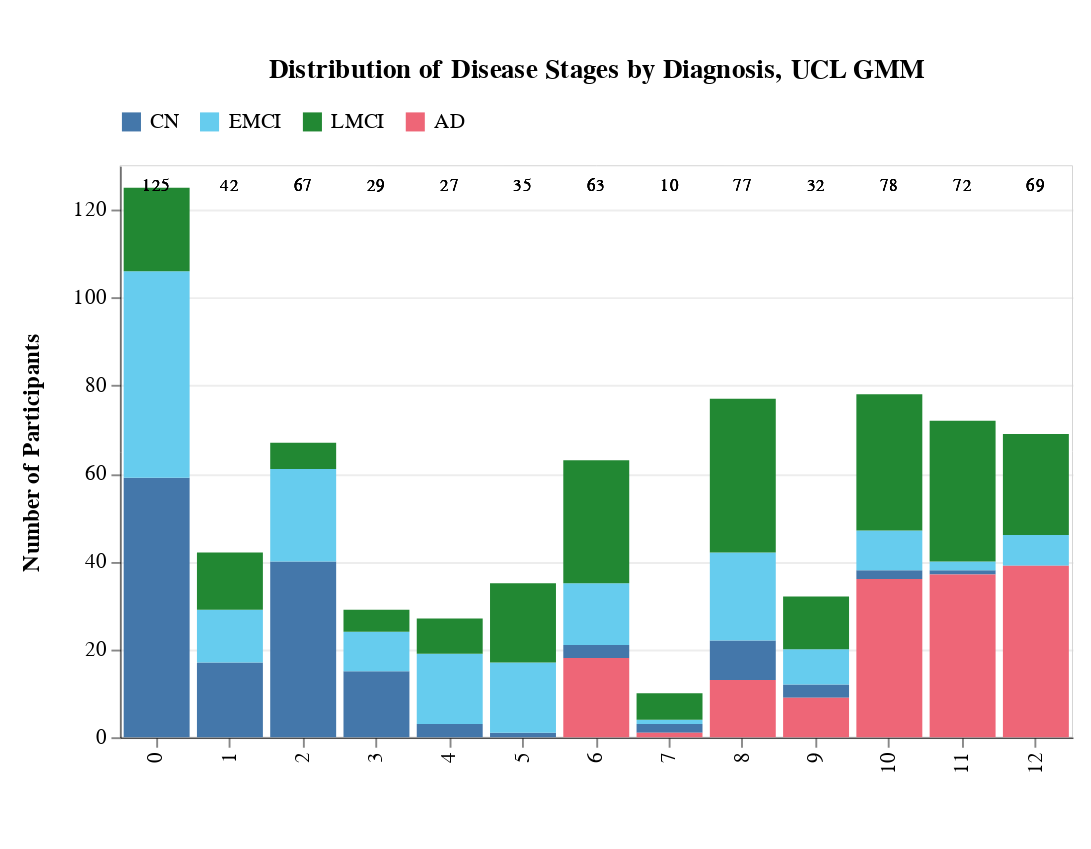

Write notebook code for a chart like this one.
### Markdown cell above
## UCL GMM

### Code cell
ucl_gmm_stages, ml_stages_plot, ucl_gmm_runtime = get_ml_stages_and_plot('ucl_gmm')
ml_stages_plot

### Figure 1 — Vega-Lite specification as saved in the notebook (floating-point values rounded to 4 significant figures)
{"config": {"view": {"continuousWidth": 300, "continuousHeight": 300, "stroke": "lightgray", "strokeWidth": 0.5}, "axis": {"domain": true, "domainColor": "black", "domainWidth": 0.5, "grid": true, "gridColor": "lightgray", "gridOpacity": 0.3, "labelColor": "black", "labelFont": "Arial", "titleColor": "black", "titleFont": "Arial"}}, "layer": [{"mark": {"type": "bar"}, "encoding": {"color": {"field": "Diagnosis", "legend": {"columns": 4, "direction": "horizontal", "labelFontSize": 11, "orient": "top", "symbolSize": 100, "title": null}, "scale": {"domain": ["CN", "EMCI", "LMCI", "AD"], "range": ["#4477AA", "#66CCEE", "#228833", "#EE6677"]}, "type": "nominal"}, "order": {"field": "Diagnosis", "sort": "ascending", "type": "nominal"}, "tooltip": [{"field": "Stage", "title": "Stage", "type": "ordinal"}, {"field": "Diagnosis", "title": "Diagnosis", "type": "nominal"}, {"field": "Count", "title": "Count", "type": "quantitative"}, {"field": "Percentage", "format": ".1%", "title": "Percentage", "type": "quantitative"}], "x": {"axis": {"grid": false, "labelFontSize": 11, "titleFont": "Arial", "titleFontSize": 12, "titlePadding": 15}, "field": "Stage", "title": "", "type": "ordinal"}, "y": {"axis": {"grid": true, "gridOpacity": 0.4, "labelFontSize": 11, "titleFont": "Arial", "titleFontSize": 12, "titlePadding": 15}, "field": "Count", "title": "Number of Participants", "type": "quantitative"}}, "title": {"text": "Distribution of Disease Stages by Diagnosis, UCL GMM", "anchor": "middle", "fontSize": 14, "dy": -10}}, {"mark": {"type": "text", "align": "center", "baseline": "bottom", "dy": -5, "fontSize": 9}, "encoding": {"text": {"field": "Total", "format": ",d", "type": "quantitative"}, "tooltip": [{"field": "Stage", "title": "Stage", "type": "ordinal"}, {"field": "Total", "format": ",d", "title": "Total Sample Size", "type": "quantitative"}], "x": {"field": "Stage", "type": "ordinal"}, "y": {"value": 20}}, "title": {"text": "Distribution of Disease Stages by Diagnosis, UCL GMM", "anchor": "middle", "fontSize": 14, "dy": -10}}], "data": {"name": "data-6e361471c25f617f212c58d4dded9cab"}, "height": 300, "padding": {"left": 10, "top": 30, "right": 10, "bottom": 40}, "width": 500, "$schema": "https://vega.github.io/schema/vega-lite/v5.20.1.json", "datasets": {"data-6e361471c25f617f212c58d4dded9cab": [{"Stage": 0, "Diagnosis": "CN", "Count": 59, "Total": 125, "Percentage": 0.472}, {"Stage": 0, "Diagnosis": "EMCI", "Count": 47, "Total": 125, "Percentage": 0.376}, {"Stage": 0, "Diagnosis": "LMCI", "Count": 19, "Total": 125, "Percentage": 0.152}, {"Stage": 0, "Diagnosis": "AD", "Count": 0, "Total": 125, "Percentage": 0.0}, {"Stage": 1, "Diagnosis": "CN", "Count": 17, "Total": 42, "Percentage": 0.4048}, {"Stage": 1, "Diagnosis": "EMCI", "Count": 12, "Total": 42, "Percentage": 0.2857}, {"Stage": 1, "Diagnosis": "LMCI", "Count": 13, "Total": 42, "Percentage": 0.3095}, {"Stage": 1, "Diagnosis": "AD", "Count": 0, "Total": 42, "Percentage": 0.0}, {"Stage": 2, "Diagnosis": "CN", "Count": 40, "Total": 67, "Percentage": 0.597}, {"Stage": 2, "Diagnosis": "EMCI", "Count": 21, "Total": 67, "Percentage": 0.3134}, {"Stage": 2, "Diagnosis": "LMCI", "Count": 6, "Total": 67, "Percentage": 0.08955}, {"Stage": 2, "Diagnosis": "AD", "Count": 0, "Total": 67, "Percentage": 0.0}, {"Stage": 3, "Diagnosis": "CN", "Count": 15, "Total": 29, "Percentage": 0.5172}, {"Stage": 3, "Diagnosis": "EMCI", "Count": 9, "Total": 29, "Percentage": 0.3103}, {"Stage": 3, "Diagnosis": "LMCI", "Count": 5, "Total": 29, "Percentage": 0.1724}, {"Stage": 3, "Diagnosis": "AD", "Count": 0, "Total": 29, "Percentage": 0.0}, {"Stage": 4, "Diagnosis": "CN", "Count": 3, "Total": 27, "Percentage": 0.1111}, {"Stage": 4, "Diagnosis": "EMCI", "Count": 16, "Total": 27, "Percentage": 0.5926}, {"Stage": 4, "Diagnosis": "LMCI", "Count": 8, "Total": 27, "Percentage": 0.2963}, {"Stage": 4, "Diagnosis": "AD", "Count": 0, "Total": 27, "Percentage": 0.0}, {"Stage": 5, "Diagnosis": "CN", "Count": 1, "Total": 35, "Percentage": 0.02857}, {"Stage": 5, "Diagnosis": "EMCI", "Count": 16, "Total": 35, "Percentage": 0.4571}, {"Stage": 5, "Diagnosis": "LMCI", "Count": 18, "Total": 35, "Percentage": 0.5143}, {"Stage": 5, "Diagnosis": "AD", "Count": 0, "Total": 35, "Percentage": 0.0}, {"Stage": 6, "Diagnosis": "CN", "Count": 3, "Total": 63, "Percentage": 0.04762}, {"Stage": 6, "Diagnosis": "EMCI", "Count": 14, "Total": 63, "Percentage": 0.2222}, {"Stage": 6, "Diagnosis": "LMCI", "Count": 28, "Total": 63, "Percentage": 0.4444}, {"Stage": 6, "Diagnosis": "AD", "Count": 18, "Total": 63, "Percentage": 0.2857}, {"Stage": 7, "Diagnosis": "CN", "Count": 2, "Total": 10, "Percentage": 0.2}, {"Stage": 7, "Diagnosis": "EMCI", "Count": 1, "Total": 10, "Percentage": 0.1}, {"Stage": 7, "Diagnosis": "LMCI", "Count": 6, "Total": 10, "Percentage": 0.6}, {"Stage": 7, "Diagnosis": "AD", "Count": 1, "Total": 10, "Percentage": 0.1}, {"Stage": 8, "Diagnosis": "CN", "Count": 9, "Total": 77, "Percentage": 0.1169}, {"Stage": 8, "Diagnosis": "EMCI", "Count": 20, "Total": 77, "Percentage": 0.2597}, {"Stage": 8, "Diagnosis": "LMCI", "Count": 35, "Total": 77, "Percentage": 0.4545}, {"Stage": 8, "Diagnosis": "AD", "Count": 13, "Total": 77, "Percentage": 0.1688}, {"Stage": 9, "Diagnosis": "CN", "Count": 3, "Total": 32, "Percentage": 0.09375}, {"Stage": 9, "Diagnosis": "EMCI", "Count": 8, "Total": 32, "Percentage": 0.25}, {"Stage": 9, "Diagnosis": "LMCI", "Count": 12, "Total": 32, "Percentage": 0.375}, {"Stage": 9, "Diagnosis": "AD", "Count": 9, "Total": 32, "Percentage": 0.2812}, {"Stage": 10, "Diagnosis": "CN", "Count": 2, "Total": 78, "Percentage": 0.02564}, {"Stage": 10, "Diagnosis": "EMCI", "Count": 9, "Total": 78, "Percentage": 0.1154}, {"Stage": 10, "Diagnosis": "LMCI", "Count": 31, "Total": 78, "Percentage": 0.3974}, {"Stage": 10, "Diagnosis": "AD", "Count": 36, "Total": 78, "Percentage": 0.4615}, {"Stage": 11, "Diagnosis": "CN", "Count": 1, "Total": 72, "Percentage": 0.01389}, {"Stage": 11, "Diagnosis": "EMCI", "Count": 2, "Total": 72, "Percentage": 0.02778}, {"Stage": 11, "Diagnosis": "LMCI", "Count": 32, "Total": 72, "Percentage": 0.4444}, {"Stage": 11, "Diagnosis": "AD", "Count": 37, "Total": 72, "Percentage": 0.5139}, {"Stage": 12, "Diagnosis": "CN", "Count": 0, "Total": 69, "Percentage": 0.0}, {"Stage": 12, "Diagnosis": "EMCI", "Count": 7, "Total": 69, "Percentage": 0.1014}, {"Stage": 12, "Diagnosis": "LMCI", "Count": 23, "Total": 69, "Percentage": 0.3333}, {"Stage": 12, "Diagnosis": "AD", "Count": 39, "Total": 69, "Percentage": 0.5652}]}}
